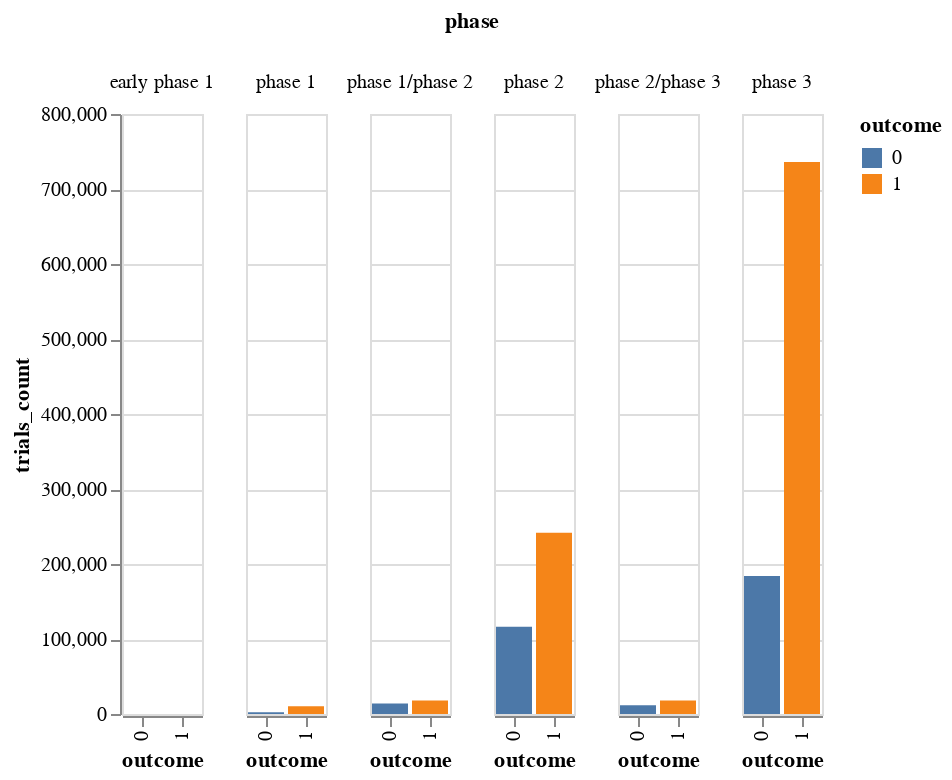

Source (notebook cell):
### Code cell
chart2 = alt.Chart(df_merged_grouped3).mark_bar().encode(
    x='outcome:N',
    y='trials_count:Q',
    color='outcome:N',
    column='phase'
)
chart2

### Figure 1 — Vega-Lite specification as saved in the notebook (floating-point values rounded to 4 significant figures)
{"config": {"view": {"continuousWidth": 400, "continuousHeight": 300}}, "data": {"name": "data-2ead1a8035b6dd52cb4e021a20041db5"}, "mark": "bar", "encoding": {"color": {"field": "outcome", "type": "nominal"}, "column": {"field": "phase", "type": "nominal"}, "x": {"field": "outcome", "type": "nominal"}, "y": {"field": "trials_count", "type": "quantitative"}}, "$schema": "https://vega.github.io/schema/vega-lite/v4.17.0.json", "datasets": {"data-2ead1a8035b6dd52cb4e021a20041db5": [{"outcome": 0, "phase": "early phase 1", "trials_count": 45}, {"outcome": 0, "phase": "phase 1", "trials_count": 2365}, {"outcome": 0, "phase": "phase 1/phase 2", "trials_count": 13986}, {"outcome": 0, "phase": "phase 2", "trials_count": 116359}, {"outcome": 0, "phase": "phase 2/phase 3", "trials_count": 11612}, {"outcome": 0, "phase": "phase 3", "trials_count": 183945}, {"outcome": 1, "phase": "early phase 1", "trials_count": 38}, {"outcome": 1, "phase": "phase 1", "trials_count": 10358}, {"outcome": 1, "phase": "phase 1/phase 2", "trials_count": 18158}, {"outcome": 1, "phase": "phase 2", "trials_count": 241805}, {"outcome": 1, "phase": "phase 2/phase 3", "trials_count": 17970}, {"outcome": 1, "phase": "phase 3", "trials_count": 736011}]}}
